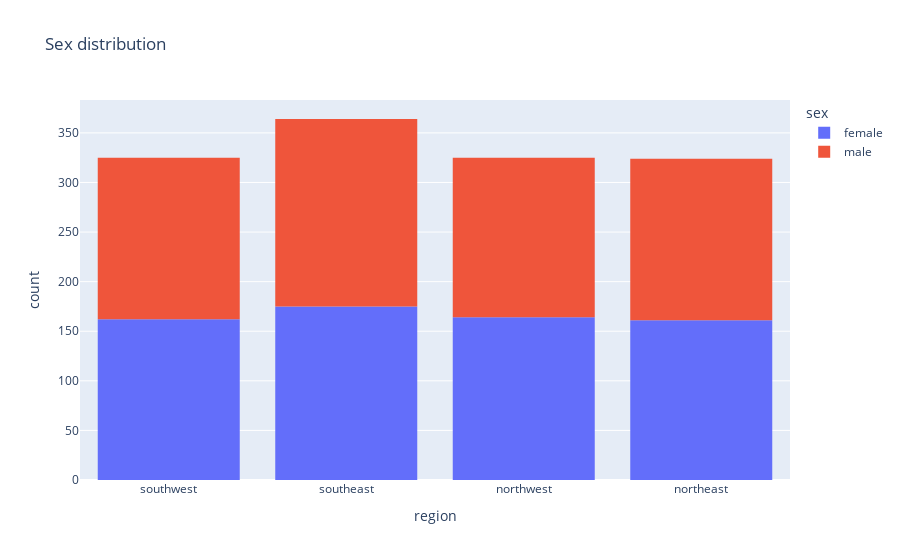

The notebook cell saved with this chart:
### Code cell
px.histogram(df_medical, x='region', color='sex', title='Sex distribution')

### Figure 1 — Plotly figure (JSON) as saved in the notebook; plotly's stock layout.template omitted (floating-point values rounded to 4 significant figures; data arrays with more than 128 entries replaced by an {"elided": "..."} marker saying what was removed)
{"data": [{"alignmentgroup": "True", "bingroup": "x", "hovertemplate": "sex=female<br>region=%{x}<br>count=%{y}<extra></extra>", "legendgroup": "female", "marker": {"color": "#636efa"}, "name": "female", "offsetgroup": "female", "orientation": "v", "showlegend": true, "type": "histogram", "x": {"elided": "662 str values"}, "xaxis": "x", "yaxis": "y"}, {"alignmentgroup": "True", "bingroup": "x", "hovertemplate": "sex=male<br>region=%{x}<br>count=%{y}<extra></extra>", "legendgroup": "male", "marker": {"color": "#EF553B"}, "name": "male", "offsetgroup": "male", "orientation": "v", "showlegend": true, "type": "histogram", "x": {"elided": "676 str values"}, "xaxis": "x", "yaxis": "y"}], "layout": {"barmode": "relative", "legend": {"title": {"text": "sex"}, "tracegroupgap": 0}, "title": {"text": "Sex distribution"}, "xaxis": {"anchor": "y", "domain": [0, 1], "title": {"text": "region"}}, "yaxis": {"anchor": "x", "domain": [0, 1], "title": {"text": "count"}}}}
